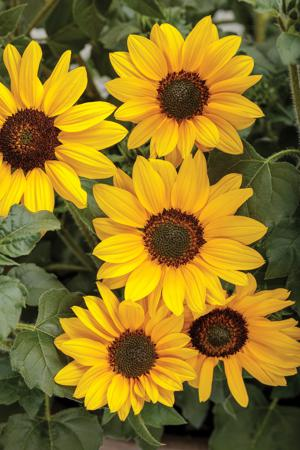
#> input picture FeatureDescriptors/sunflower_small.jpg, 300 x 450 px, found by its file name
$ python problem_2_DoG.py
#> lines starting #> are read from the running program, lines starting #| are printed output that depends on the picture; after the words box and inside, x2 and y2 are one past the last pixel; in counts of white or black regions, pixels touching at a corner belong together
'''
Created on Mar 4, 2023

@author: aelsayed
'''
import numpy as np
from PIL import Image, ImageOps
import matplotlib.pyplot as plt

def gaussian_filter(kernel_size, sigma=1, muu=0):
    x = np.linspace(-1*kernel_size/2.0, kernel_size/2.0, np.uint8(kernel_size))
    y = np.linspace(-1*kernel_size/2.0, kernel_size/2.0, np.uint8(kernel_size))
    x, y = np.meshgrid(x,y)
    dst = np.sqrt(x**2+y**2)
    normal = 1/(2.0 * np.pi * sigma**2)
    gauss = np.exp(-((dst-muu)**2 / (2.0 * sigma**2))) * normal
    return gauss

def DoG_filter(sigma1=1, sigma2=2):
    #kernel_size = 3         #Edit this line to choose the correct kernel size
    kernel_size = int(np.ceil(6 * max(sigma1, sigma2)))
    if kernel_size % 2 == 0:
        kernel_size += 1
    filter1 = gaussian_filter(kernel_size, sigma=sigma1)
    filter2 = gaussian_filter(kernel_size, sigma=sigma2)
    DoG = filter1-filter2
    return DoG

def convolve2D(img, kernel, padding=1, strides=1):
    # Cross Correlation
    kernel = np.flipud(np.fliplr(kernel)) # If the kernel is symmetric we can ignore this step

    # Gather Shapes of Kernel + Image + Padding
    x_kernshape = kernel.shape[0]
    y_kernshape = kernel.shape[1]
    x_imgshape = img.shape[0]
    y_imgshape = img.shape[1]
    # Shape of Output Convolution
    x_output = int(((x_imgshape - x_kernshape + 2 * padding) / strides)+1)     #Edit this line if the padding has a dimension problem
    y_output = int(((y_imgshape - y_kernshape + 2 * padding) / strides)+1)     #Edit this line if the padding has a dimension problem
    output = np.zeros((x_output, y_output))
    # Apply Equal Padding to All Sides
    if padding != 0:
        imgPadded = np.zeros((img.shape[0] + padding*2, img.shape[1] + padding*2))
        imgPadded[int(padding):int(-1 * padding), int(padding):int(-1 * padding)] = img
    else:
        imgPadded = img
    # Iterate through image
    for y in range(img.shape[1]):
        # Exit Convolution
        if y > imgPadded.shape[1] - y_kernshape + 1:
            break
        # Only Convolve if y has gone down by the specified Strides
        if y % strides == 0:
            for x in range(img.shape[0]):
                # Go to next row once kernel is out of bounds
                if x > imgPadded.shape[0] - x_kernshape + 1:
                    break
                try:
                    # Only Convolve if x has moved by the specified Strides
                    if x % strides == 0:
                        output[x, y] = (kernel * imgPadded[x: x + x_kernshape, y: y + y_kernshape]).sum()
                except:
                    break

    return output


def main():
    image_filename = 'D:\\UB\\CPEG-585 COMPUTER VISION\\Assignment_4\\sunflower_small.jpg'
    img_color=Image.open(image_filename)
#> img_color is the input picture: PIL image 300x450 RGB; mean R, G, B 142.1, 116.7, 34.5
    img = ImageOps.grayscale(img_color)
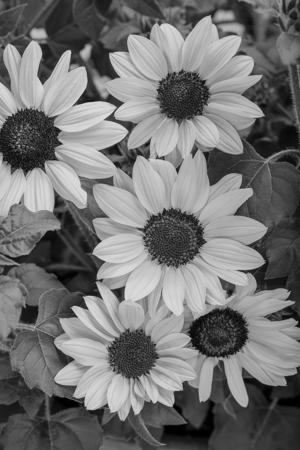
#> img: PIL image 300x450 L; min 0, max 228, mean 114.9
    img_color = np.array(img_color)
    npimg = np.array(img)

    blob_radius = 28  # Estimated radius of sunflower cores in pixels
    sigma1 = blob_radius / np.sqrt(2)
    sigma2 = 0.9 * sigma1

    kernel = DoG_filter(sigma1, sigma2=sigma2)                       #Calculate and edit the correct sigma value based on the relation between the required blob size and sigma
    padding = kernel.shape[0] // 2
    output = convolve2D(np.float32(npimg),kernel,padding=padding)   #Calculate and edit  the correct padding based on the kernel filter size
#> in convolve2D, `kernel = np.flipud(np.fliplr(kernel))`:
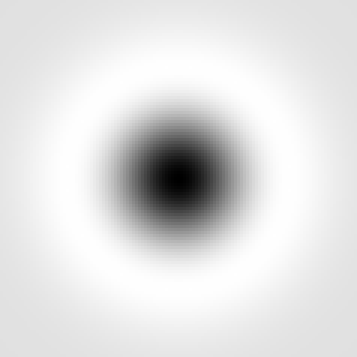
#> kernel: shape (119, 119) float64 (shown 3 times larger); min -9.52e-05, max 1.28e-05, mean -2.33e-07; drawn with min black and max white
#> in convolve2D, `imgPadded[int(padding):int(-1 * padding), int(padding):int(-1 * paddin..`:
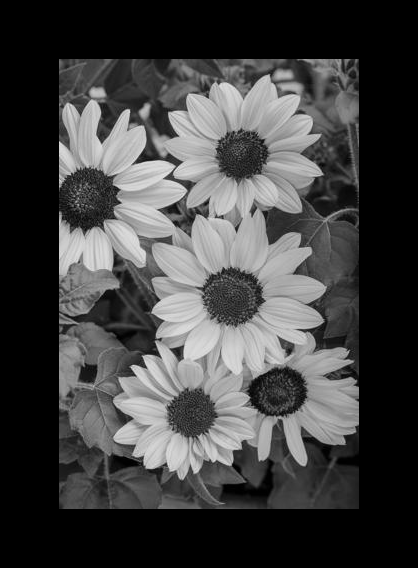
#> imgPadded: shape (568, 418) float64; min 0, max 228, mean 65.3
#> after the loop in convolve2D, `for y in range(img.shape[1]):`:
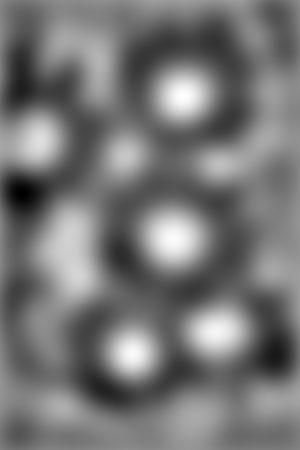
#> output: shape (450, 300) float64; min -9.14, max 8.4, mean -1.02; drawn with min black and max white
    #img_color[output>0.6*output.max()]=[255,0,0]
    # Add your code here to save the output marked image
    threshold = 0.68 * output.max()  # Adjust threshold as needed
#> threshold = 5.71
    img_color[output > threshold] = [255, 0, 0]
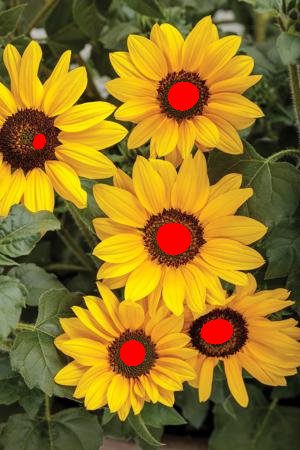
#> img_color: shape (450, 300, 3); 2.16% of pixels changed, all inside (x1, y1, x2, y2) = (33, 82, 233, 366)
    output_image = Image.fromarray(img_color)
    output_image.save('D:\\UB\\CPEG-585 COMPUTER VISION\\Assignment_4\\sunflower_dog_detected.jpg')

    plt.imshow(img_color)
    plt.axis('off')
    plt.show()
    pass


if __name__ == '__main__':
    main()
    pass
